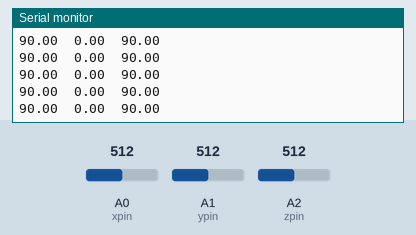
This sketch was run on a simulated Arduino Uno, built with avr-gcc and run on an emulated ATmega328P. Shown: the last lines printed to the serial monitor. The test bench sets the inputs (shaded band); at power-on: A1 (ypin) = 512, A0 (xpin) = 512, A2 (zpin) = 512.

Above: at 1.2 s.
1.3 s: A1 (ypin) set to 529
At 1.8 s:
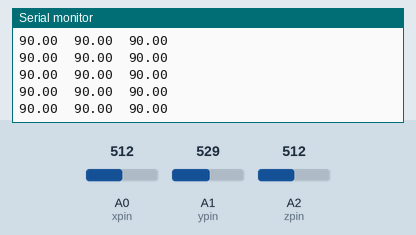
10.3 s: A0 (xpin) set to 286
At 10.9 s:
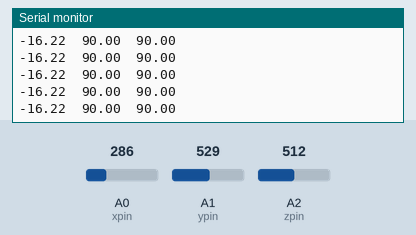

Measured:
- after the input at 1.3 s, the serial monitor: prints a new line after 0.07 s (image 1)
- after the input at 10.3 s, the serial monitor: prints a new line after 0.08 s (image 2)

The sketch:

sketch.ino
```cpp
#include<stdlib.h>

const int xpin = A0;                  // x-axis of the accelerometer
const int ypin = A1;                  // y-axis
const int zpin = A2;                  // z-axis (only on 3-axis models)
String line = "";
char buff[20];

void setup()
{
  Serial.begin(9600);
}


void old(){
  Serial.print(analogRead(xpin));
  // print a tab between values:
  Serial.print("\t");
  Serial.print(analogRead(ypin));
  // print a tab between values:
  Serial.print("\t");
  Serial.print(analogRead(zpin));
  Serial.print("\n");
  // delay before next reading:
  delay(1);
}

int analog_x,analog_y,analog_z;
float vol_x,vol_y,vol_z;
float add_x,add_y,add_z;
float g_x,g_y,g_z;
float degree_x,degree_y,degree_z;

void wiki(){
 analog_x=analogRead(0);
 analog_y=analogRead(1);
 analog_z=analogRead(2);
  vol_x=analog_x*5.0/1024;//convert analog_x-->voltage value(v)
  vol_y=analog_y*5.0/1024;
  vol_z=analog_z*5.0/1024;
 //range x: 0.83 - 2.41    1.62
 //      y: 0.96 - 2.53    1.74
 //      z: 0.72 - 2.23    1.48
  add_x=vol_x-1.62;//calculate the added x axis voltage value
  add_y=vol_y-1.74;
  add_z=vol_z-1.48;
  g_x=add_x/0.8;//calculate the gram value
  g_y=add_y/0.8;
  g_z=add_z/0.8;

  if(g_x<=1&&g_x>=-1) //We use this condition to prevent the overflow of asin(x).( If x>1 or x<-1, asin(x)=0)
  {
  degree_x=asin(g_x)*180.0/PI;//calculate the degree value
  degree_y=asin(g_y)*180.0/PI;
  degree_z=asin(g_z)*180.0/PI;
  }
  //fix the overflow condition
  if(g_x>1)
  degree_x=90;
  if(g_x<-1)
  degree_x=-90;
  if(g_y>1)
  degree_y=90;
  if(g_y<-1)
  degree_y=-90;
  if(g_z>1)
  degree_z=90;
  if(g_z<-1)
  degree_z=-90;
 //#########################
 //print
 line = "";
// line = line + String.valueOf(degree_x);
 line = line + dtostrf(degree_x, 2, 2, buff);
 line = line + "\t";

 line = line + dtostrf(degree_y, 2, 2, buff);
 line = line + "\t";
 line = line + dtostrf(degree_z, 2, 2, buff);
 Serial.println(line);
 delay(1);
}

void loop()
{
  wiki();

}
```
